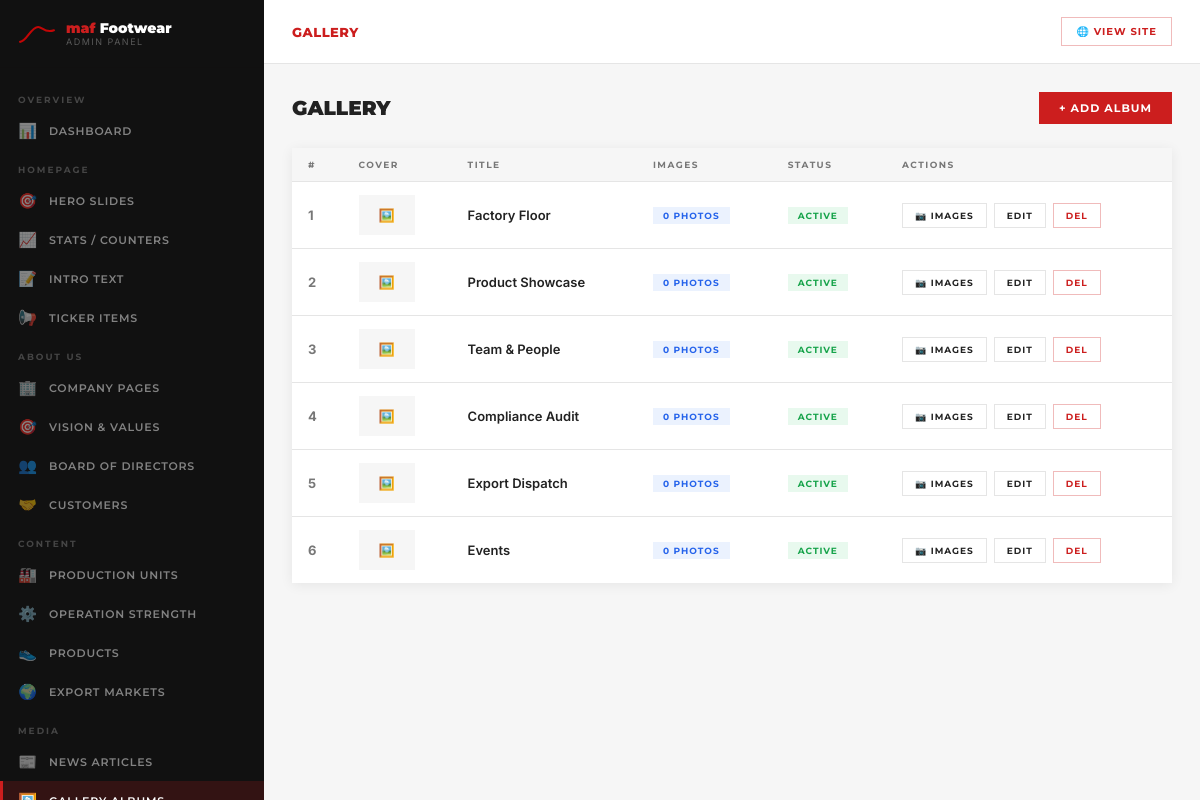
Page /admin/pages/gallery.php (signed in) on the committed database.
### tables this page shows
CREATE TABLE gallery_albums (
  id INT AUTO_INCREMENT PRIMARY KEY,
  title VARCHAR(150) NOT NULL,
  description TEXT,
  cover_image VARCHAR(255),
  sort_order INT DEFAULT 0,
  is_active TINYINT(1) DEFAULT 1
);

### config/db.php (called while the page is built, shortened)
<?php
class DB {
    private static $pdo = null;
    public static function connect() {
        if (self::$pdo === null) {
            $dsn = 'mysql:host=' . DB_HOST
                 . ';dbname=' . DB_NAME
                 . ';charset=' . DB_CHARSET;
            try {
                self::$pdo = new PDO($dsn, DB_USER, DB_PASS, array(
                    PDO::ATTR_ERRMODE            => PDO::ERRMODE_EXCEPTION,
                    PDO::ATTR_DEFAULT_FETCH_MODE => PDO::FETCH_ASSOC,
                    PDO::ATTR_EMULATE_PREPARES   => false,
                ));
            } catch (PDOException $e) {
                http_response_code(500);
                die('
                <div style="font-family:Arial,sans-serif;max-width:600px;margin:60px auto;
                            padding:36px;border:1px solid #e0e0e0;border-top:4px solid #CC1E1E">
                  <h2 style="color:#CC1E1E;margin:0 0 16px">&#9888; Database সংযোগ ব্যর্থ</h2>
                  <p style="margin:0 0 16px;color:#444">
                    <strong>config/db.php</strong> ফাইলে DB_NAME, DB_USER, DB_PASS চেক করুন।
                  </p>
                  <div style="background:#fff3cd;padding:12px 16px;border-left:4px solid #f59e0b;
                              font-size:13px;color:#856404">
                    <strong>Error:</strong> ' . htmlspecialchars($e->getMessage()) . '
                  </div>
                  <p style="font-size:12px;color:#888;margin-top:14px">
                    phpMyAdmin &#8594; <strong>maf_shoes</strong> database আছে কিনা দেখুন &#8594;
                    না থাকলে তৈরি করুন এবং <code>config/install.sql</code> import করুন।
                  </p>
                </div>');
            }
        }
        return self::$pdo;
    }
    public static function fetchAll($sql, $params = array()) {
        $stmt = self::connect()->prepare($sql);
        $stmt->execute($params);
        return $stmt->fetchAll();
    }
}

### includes/functions.php (called while the page is built, shortened)
<?php
require_once __DIR__ . '/../config/db.php';
function e(string $s): string { return htmlspecialchars($s, ENT_QUOTES, 'UTF-8'); }
function csrfToken(): string {
    return $_SESSION['csrf'];
}

### admin/pages/gallery.php (the view, shortened to what this page needs)
<?php
require_once __DIR__.'/../../includes/functions.php';
require_once __DIR__.'/../includes/header.php';
$albumId=(int)($_GET['album']??0);
$albums=DB::fetchAll("SELECT a.*,(SELECT COUNT(*) FROM gallery_images WHERE album_id=a.id) img_count FROM gallery_albums a ORDER BY a.sort_order");
$currentAlbum=$albumId?DB::fetchOne("SELECT * FROM gallery_albums WHERE id=?",[$albumId]):null;
$albumImages=$albumId?DB::fetchAll("SELECT * FROM gallery_images WHERE album_id=? ORDER BY sort_order,id",[$albumId]):[];
?>
<div class="pg-header">
  <div class="pg-title">Gallery <?php if($currentAlbum): ?> — <?=e($currentAlbum['title'])?><?php endif; ?></div>
  <div style="display:flex;gap:10px">
    <a href="?edit=0" class="adm-btn adm-btn-red">+ Add Album</a>
  </div>
</div>
<?php if($albumId && $currentAlbum): ?>
<div class="panel" style="margin-bottom:24px">
  <div class="panel-head"><span class="panel-title">Upload Images to "<?=e($currentAlbum['title'])?>"</span></div>
  <div class="panel-body">
    <form method="POST" enctype="multipart/form-data"><?=csrfField()?><input type="hidden" name="form" value="images"/><input type="hidden" name="album_id" value="<?=$albumId?>"/>
      <div class="adm-fg"><label class="adm-fl">Select Images (multiple)</label><input class="adm-fi" type="file" name="images[]" accept="image/*" multiple required/><p class="adm-hint">You can select multiple images at once. JPEG/PNG/WebP, max 8MB each.</p></div>
      <button type="submit" class="adm-btn adm-btn-red">📤 Upload Images</button>
    </form>
  </div>
</div>
<div class="panel">
  <div class="panel-head"><span class="panel-title">Images (<?=count($albumImages)?>)</span></div>
  <div class="panel-body">
    <?php if($albumImages): ?>
    <div style="display:grid;grid-template-columns:repeat(5,1fr);gap:12px">
      <?php foreach($albumImages as $img): ?>
      <div style="position:relative">
        <img src="<?=mediaUrl($img['image'])?>" style="width:100%;aspect-ratio:4/3;object-fit:cover;" onerror="this.src='https://placehold.co/200x150/F5F5F5/999?text=?'"/>
        <a href="?action=del-img&id=<?=$img['id']?>&t=<?=csrfToken()?>" data-confirm="Delete this image?" style="position:absolute;top:5px;right:5px;background:rgba(204,30,30,.9);color:#fff;width:24px;height:24px;display:flex;align-items:center;justify-content:center;font-size:13px;font-weight:700">×</a>
      </div>
      <?php endforeach; ?>
    </div>
    <?php else: ?>
    <p style="color:var(--muted);font-size:13px">No images yet. Upload some above.</p>
    <?php endif; ?>
  </div>
</div>
<?php else: ?>
<div class="panel"><div class="panel-body np">
  <table class="adm-tbl"><thead><tr><th>#</th><th>Cover</th><th>Title</th><th>Images</th><th>Status</th><th>Actions</th></tr></thead><tbody>
  <?php foreach($albums as $alb): ?>
  <tr>
    <td style="color:var(--muted);font-weight:700"><?=$alb['sort_order']?></td>
    <td><?php if($alb['cover_image']): ?><img src="<?=mediaUrl($alb['cover_image'])?>" class="tbl-img"/><?php else: ?><div style="width:56px;height:40px;background:var(--bg);display:flex;align-items:center;justify-content:center">🖼️</div><?php endif; ?></td>
    <td style="font-weight:600"><?=e($alb['title'])?></td>
    <td><span class="bdg bdg-blue"><?=$alb['img_count']?> photos</span></td>
    <td><span class="bdg <?=$alb['is_active']?'bdg-green':'bdg-red'?>"><?=$alb['is_active']?'Active':'Hidden'?></span></td>
    <td>
      <div class="act-btns">
        <a href="?album=<?=$alb['id']?>" class="adm-btn adm-btn-out adm-btn-sm">📷 Images</a>
        <a href="?edit=<?=$alb['id']?>" class="adm-btn adm-btn-out adm-btn-sm">Edit</a>
        <a href="?action=del-album&id=<?=$alb['id']?>&t=<?=csrfToken()?>" class="adm-btn adm-btn-del adm-btn-sm" data-confirm="Delete album and all its images?">Del</a>
      </div>
    </td>
  </tr>
  <?php endforeach; ?>
  </tbody></table>
</div></div>
<?php endif; ?>
<?php require_once __DIR__.'/../includes/footer.php'; ?>

### admin/css/admin.css (style rules this page uses)
:root { --red:#CC1E1E;--red-d:#A01616; --dark:#1C1C1C;--sidebar:#111111; --sw:264px;--hh:64px; --white:#fff;--bg:#F6F6F6; --border:#E5E5E5;--text:#222;--muted:#777; --font-h:'Montserrat',sans-serif;--font-b:'Inter',sans-serif; --shadow:0 2px 12px rgba(0,0,0,.07); }
*,*::before,*::after { box-sizing:border-box;margin:0;padding:0 }
html,body { height:100%;font-family:var(--font-b) }
body { background:var(--bg);color:var(--text) }
a { text-decoration:none;color:inherit }
.pg-header { display:flex;align-items:center;justify-content:space-between;margin-bottom:24px;flex-wrap:wrap;gap:14px }
.pg-title { font-family:var(--font-h);font-size:20px;font-weight:900;text-transform:uppercase;color:var(--text) }
.panel { background:#fff;box-shadow:var(--shadow);margin-bottom:20px }
.panel-body { padding:22px }
.panel-body.np { padding:0 }
.adm-tbl { width:100%;border-collapse:collapse;font-size:13px }
.adm-tbl th { font-family:var(--font-h);font-size:9px;font-weight:700;text-transform:uppercase;letter-spacing:1.5px;color:var(--muted);padding:11px 16px;text-align:left;background:var(--bg);border-bottom:1px solid var(--border) }
.adm-tbl td { padding:13px 16px;border-bottom:1px solid var(--border);vertical-align:middle }
.adm-tbl tr:last-child td { border-bottom:none }
.bdg { display:inline-block;font-family:var(--font-h);font-size:9px;font-weight:700;text-transform:uppercase;letter-spacing:1px;padding:3px 10px }
.bdg-green { background:rgba(34,197,94,.1);color:#16a34a }
.bdg-blue { background:rgba(59,130,246,.1);color:#2563eb }
.adm-btn { display:inline-block;font-family:var(--font-h);font-size:11px;font-weight:700;text-transform:uppercase;letter-spacing:1px;padding:9px 20px;border:none;cursor:pointer;transition:.2s }
.adm-btn-red { background:var(--red);color:#fff }
.adm-btn-out { background:transparent;color:var(--text);border:1px solid var(--border) }
.adm-btn-del { background:transparent;color:var(--red);border:1px solid rgba(204,30,30,.3) }
.adm-btn-sm { padding:6px 12px!important;font-size:9px!important }
.act-btns { display:flex;gap:7px;align-items:center }

### rows in the picture
gallery_albums: sort_order "1", title "Factory Floor", img_count "0", is_active "ACTIVE"
gallery_albums: sort_order "2", title "Product Showcase", img_count "0", is_active "ACTIVE"
gallery_albums: sort_order "3", title "Team & People", img_count "0", is_active "ACTIVE"
gallery_albums: sort_order "4", title "Compliance Audit", img_count "0", is_active "ACTIVE"
gallery_albums: sort_order "5", title "Export Dispatch", img_count "0", is_active "ACTIVE"
gallery_albums: sort_order "6", title "Events", img_count "0", is_active "ACTIVE"

### other values in the picture
$pageTitle "GALLERY"
